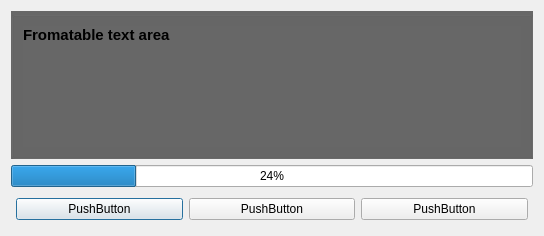
<?xml version="1.0" encoding="UTF-8"?>
<ui version="4.0">
 <class>PyDialog</class>
 <widget class="QDialog" name="PyDialog">
  <property name="geometry">
   <rect>
    <x>0</x>
    <y>0</y>
    <width>544</width>
    <height>236</height>
   </rect>
  </property>
  <property name="minimumSize">
   <size>
    <width>350</width>
    <height>150</height>
   </size>
  </property>
  <property name="windowTitle">
   <string>PyDialog</string>
  </property>
  <layout class="QGridLayout" name="gridLayout">
   <item row="0" column="0">
    <layout class="QVBoxLayout" name="verticalLayout">
     <item>
      <widget class="QGroupBox" name="groupBox">
       <property name="sizePolicy">
        <sizepolicy hsizetype="Expanding" vsizetype="Expanding">
         <horstretch>0</horstretch>
         <verstretch>0</verstretch>
        </sizepolicy>
       </property>
       <property name="font">
        <font>
         <weight>50</weight>
         <bold>false</bold>
        </font>
       </property>
       <property name="autoFillBackground">
        <bool>false</bool>
       </property>
       <property name="styleSheet">
        <string notr="true">background-color: rgb(103, 103, 103);</string>
       </property>
       <property name="title">
        <string/>
       </property>
       <property name="flat">
        <bool>false</bool>
       </property>
       <layout class="QVBoxLayout" name="verticalLayout_2">
        <item>
         <widget class="QLabel" name="label">
          <property name="font">
           <font>
            <pointsize>11</pointsize>
            <weight>75</weight>
            <bold>true</bold>
           </font>
          </property>
          <property name="layoutDirection">
           <enum>Qt::RightToLeft</enum>
          </property>
          <property name="text">
           <string>Fromatable text area</string>
          </property>
          <property name="alignment">
           <set>Qt::AlignLeading|Qt::AlignLeft|Qt::AlignTop</set>
          </property>
         </widget>
        </item>
       </layout>
      </widget>
     </item>
     <item>
      <widget class="QProgressBar" name="progressBar">
       <property name="value">
        <number>24</number>
       </property>
      </widget>
     </item>
     <item>
      <layout class="QHBoxLayout" name="horizontalLayout">
       <property name="sizeConstraint">
        <enum>QLayout::SetNoConstraint</enum>
       </property>
       <property name="leftMargin">
        <number>5</number>
       </property>
       <property name="topMargin">
        <number>5</number>
       </property>
       <property name="rightMargin">
        <number>5</number>
       </property>
       <property name="bottomMargin">
        <number>5</number>
       </property>
       <item>
        <widget class="QPushButton" name="pushButton">
         <property name="text">
          <string>PushButton</string>
         </property>
        </widget>
       </item>
       <item>
        <widget class="QPushButton" name="pushButton_2">
         <property name="text">
          <string>PushButton</string>
         </property>
        </widget>
       </item>
       <item>
        <widget class="QPushButton" name="pushButton_3">
         <property name="text">
          <string>PushButton</string>
         </property>
        </widget>
       </item>
      </layout>
     </item>
    </layout>
   </item>
  </layout>
 </widget>
 <resources/>
 <connections/>
</ui>
